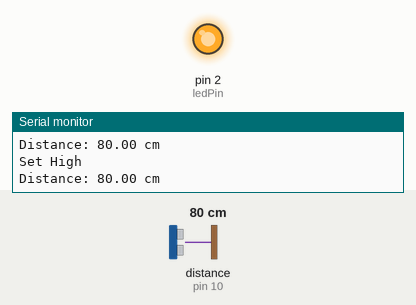
This sketch was run on a simulated Arduino Uno, built with avr-gcc and run on an emulated ATmega328P. On the bench: output pins drawn as LEDs (lit = HIGH), the last lines printed to the serial monitor. Wiring (inferred from the names in the program): ultrasonic range finder: trigger pin 9; echo pin 10. Inputs (shaded band) come from the test bench; at power-on: distance to the obstacle (sensor on pin 10) 80 cm. The echo pulse lasts 58.3 µs per cm; pins used as bus, display or sensor lines are not drawn.

Above: at 1.3 s.
1.4 s: distance to the obstacle (sensor on pin 10) set to 11 cm
2.9 s: distance to the obstacle (sensor on pin 10) set to 8 cm
At 4.0 s:
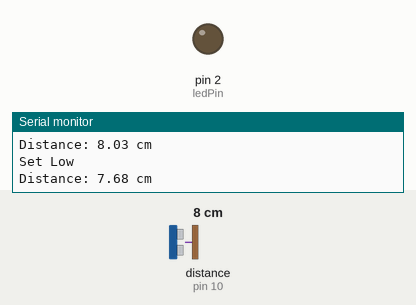
4.5 s: distance to the obstacle (sensor on pin 10) set to 18 cm
At 5.4 s:
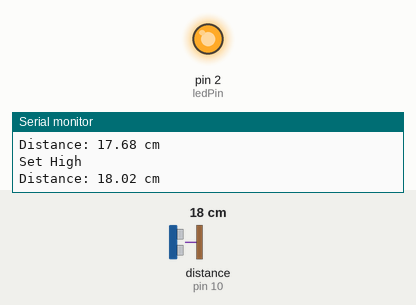
6.0 s: distance to the obstacle (sensor on pin 10) set to 2 cm
At 6.7 s:
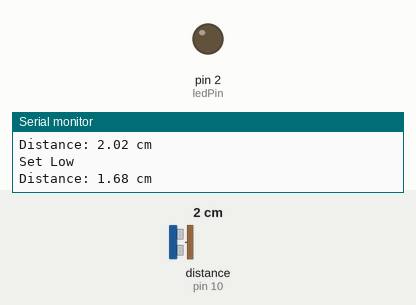
Timing chart, 0 to 8.5 s (numbered marks = the images above; inputs shaded):
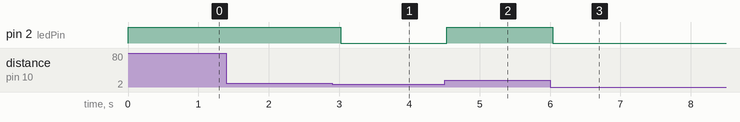

Measured:
- the behaviour switches between 10 and 9 cm on distance to the obstacle (sensor on pin 10) (found by bisection; images 0 and 1)
- after the input at 2.9 s, pin 2 (ledPin): HIGH → LOW after 0.12 s
- after the input at 4.5 s, pin 2 (ledPin): LOW → HIGH at once
- after the input at 6.0 s, pin 2 (ledPin): HIGH → LOW at once

The sketch:

ultrasonic_sensor.ino
```cpp
/*
 * HC-SR04 example sketch
 *
 * Measures distance with an HC-SR04 ultrasonic sensor and lights an LED
 * whenever the nearest object is more than 10 cm away. Readings are printed
 * to the serial monitor at 9600 baud, twice a second.
 *
 * Wiring:
 *   HC-SR04 trig -> pin 9
 *   HC-SR04 echo -> pin 10
 *   LED          -> pin 2
 *
 * https://create.arduino.cc/projecthub/Isaac100/getting-started-with-the-hc-sr04-ultrasonic-sensor-036380
 *
 * by Isaac100
 * Modified by Ashivni Shekhawat
 */

const int trigPin = 9;
const int echoPin = 10;
const int ledPin = 2;

float duration, distance;  // echo pulse width (us) and the distance it implies (cm)

// Objects farther away than this (in cm) leave the LED lit.
const float thresholdCm = 10;

void setup() {
  pinMode(trigPin, OUTPUT);
  pinMode(echoPin, INPUT);
  pinMode(ledPin, OUTPUT);
  Serial.begin(9600);
}

void loop() {
  // Fire a ping: the HC-SR04 needs a clean low, then a 10 us high pulse on trig.
  digitalWrite(trigPin, LOW);
  delayMicroseconds(2);
  digitalWrite(trigPin, HIGH);
  delayMicroseconds(10);
  digitalWrite(trigPin, LOW);

  // Echo stays high for the round-trip flight time of the ping.
  duration = pulseIn(echoPin, HIGH);

  // Sound travels ~0.0343 cm/us; halve it because the ping goes out and back.
  distance = (duration * .0343) / 2;

  if (distance > thresholdCm) {
    digitalWrite(ledPin, HIGH);
    Serial.println("Set High");
  } else {
    digitalWrite(ledPin, LOW);
    Serial.println("Set Low");
  }

  Serial.print("Distance: ");
  Serial.print(distance);
  Serial.println(" cm");

  delay(500);
}
```
